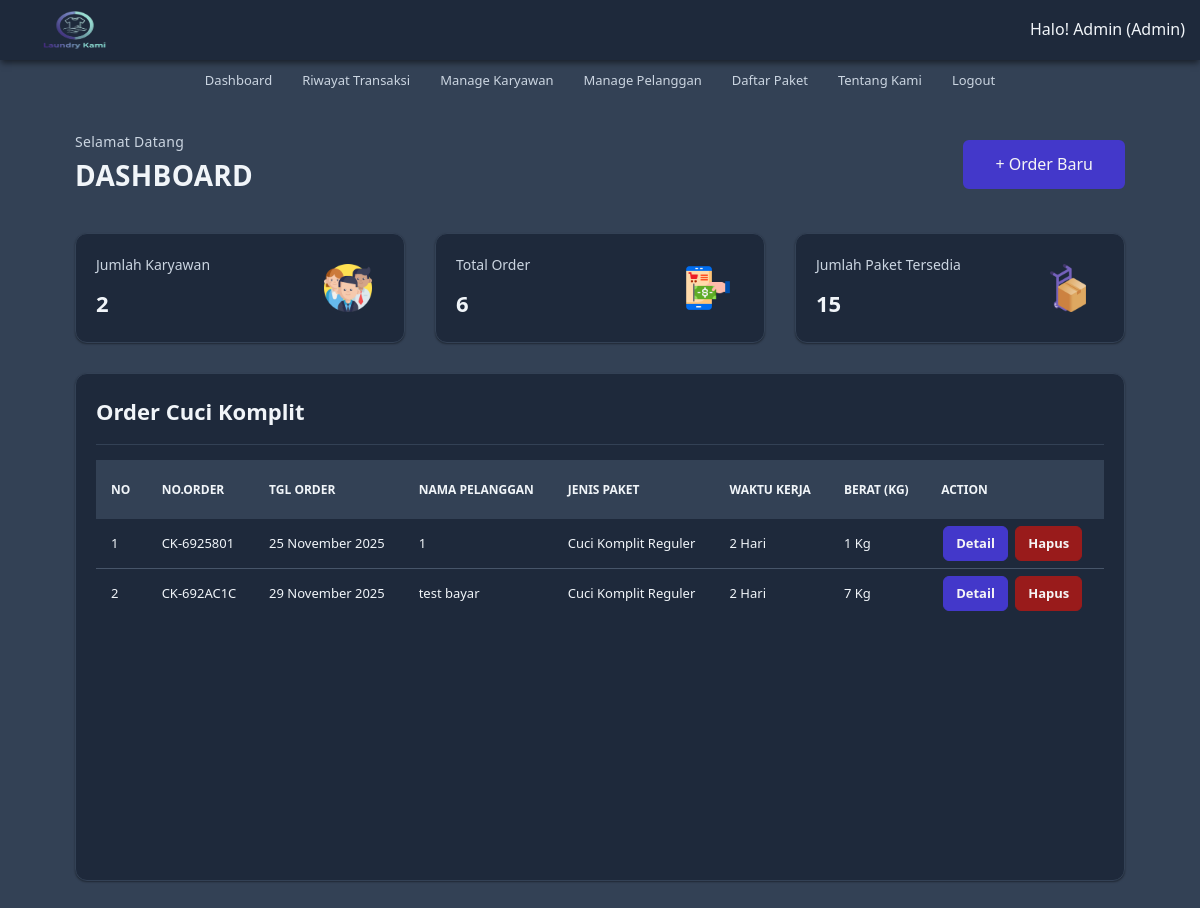
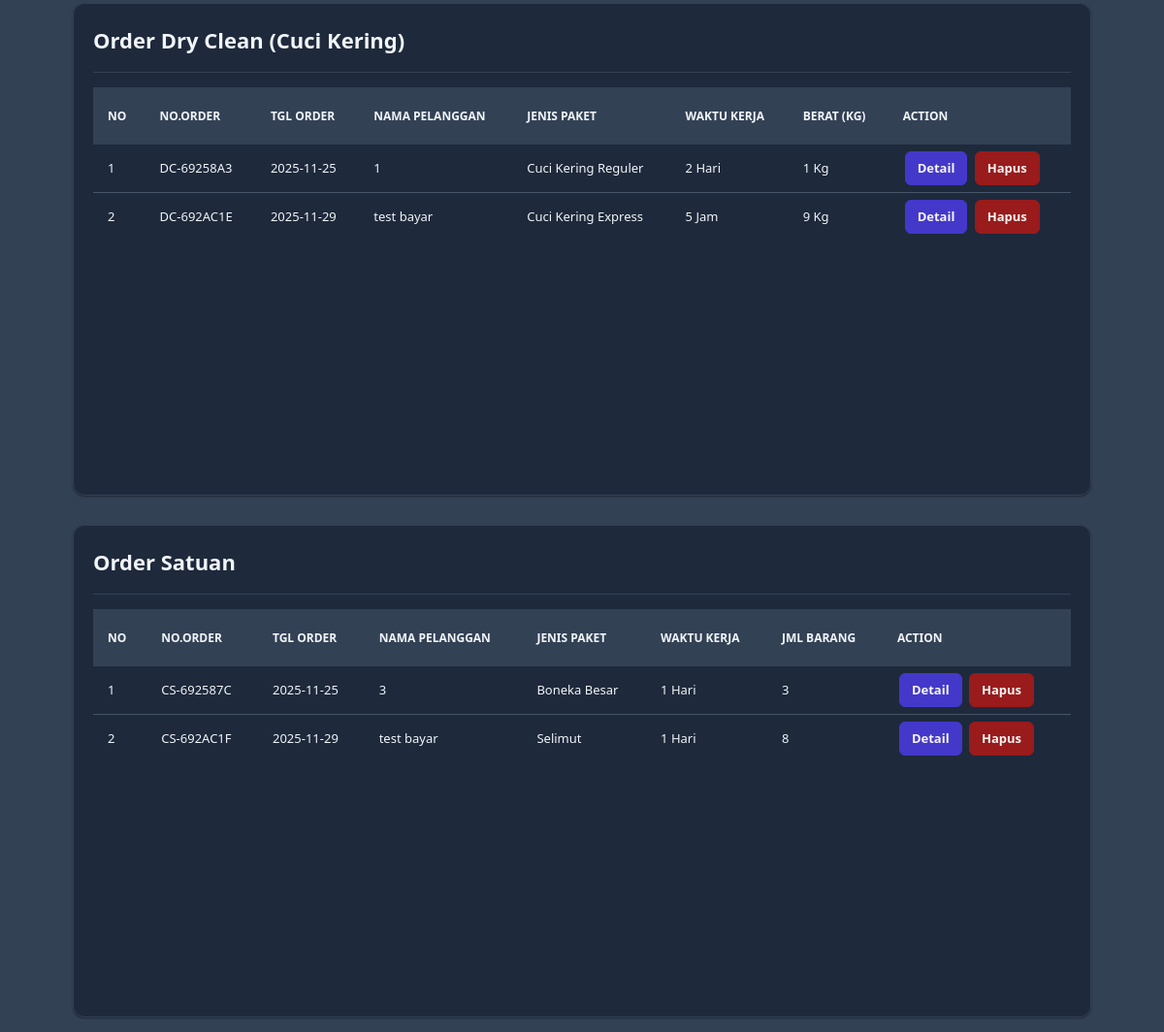
Page /dashboard.php (signed in) on the earlier database version (2 pictures, top to bottom).
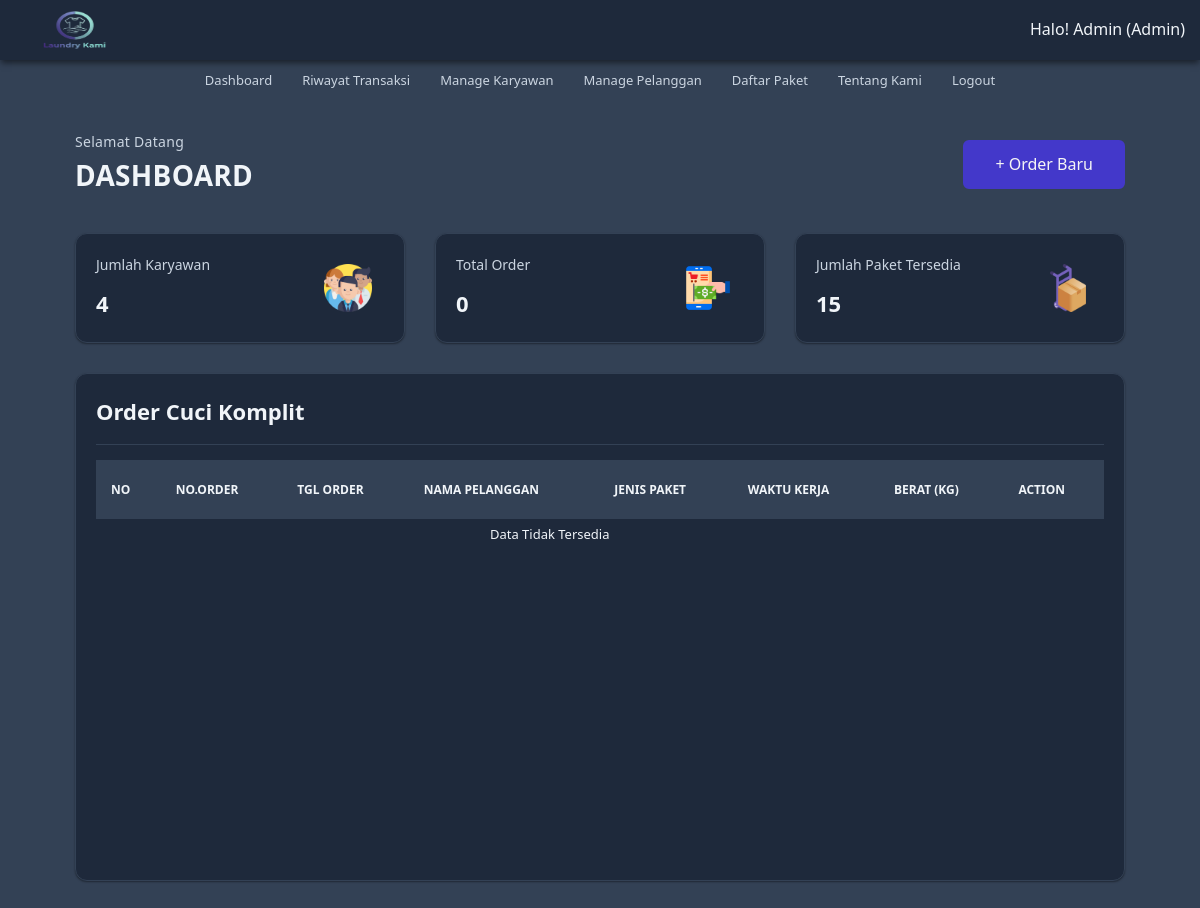
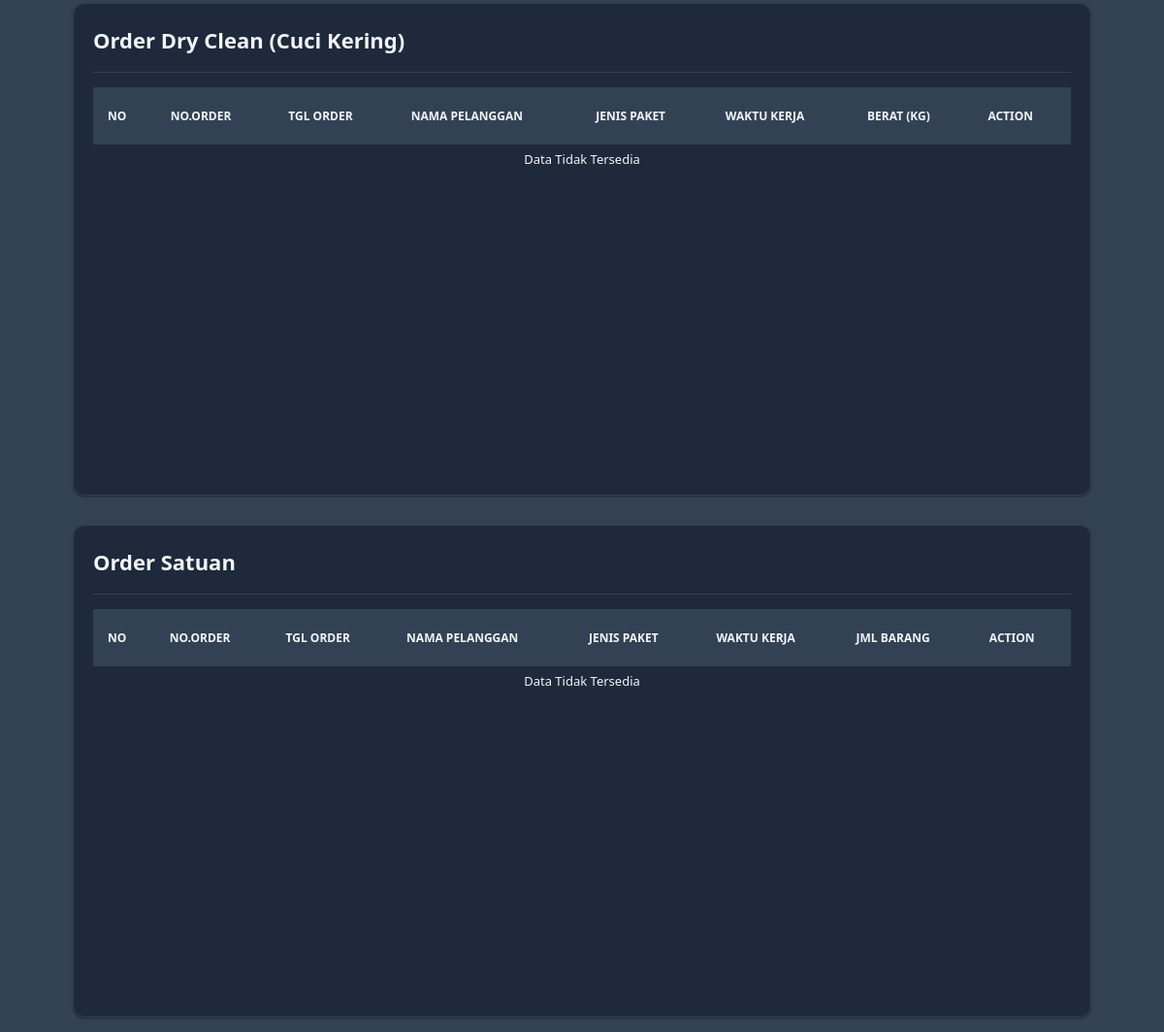
Same page on the later database version (2 pictures, top to bottom).
### tables this page shows
CREATE TABLE `tb_order_ck` (
  `id_order_ck` int(11) NOT NULL AUTO_INCREMENT,
  `id_pelanggan` int(11) DEFAULT NULL,
  `or_ck_number` varchar(10) DEFAULT NULL,
  `nama_pel_ck` varchar(100) NOT NULL,
  `no_telp_ck` char(13) NOT NULL,
  `alamat_ck` text NOT NULL,
  `jenis_paket_ck` varchar(100) NOT NULL,
  `wkt_krj_ck` varchar(30) DEFAULT NULL,
  `berat_qty_ck` int(11) NOT NULL,
  `harga_perkilo` int(11) DEFAULT NULL,
  `tgl_masuk_ck` date NOT NULL,
  `tgl_keluar_ck` date NOT NULL,
  `tot_bayar` double DEFAULT NULL,
  `keterangan_ck` text NOT NULL,
  PRIMARY KEY (`id_order_ck`),
  KEY `idx_pelanggan` (`id_pelanggan`)
);

CREATE TABLE `tb_order_dc` (
  `id_order_dc` int(11) NOT NULL AUTO_INCREMENT,
  `id_pelanggan` int(11) DEFAULT NULL,
  `or_dc_number` varchar(10) NOT NULL,
  `nama_pel_dc` varchar(100) NOT NULL,
  `no_telp_dc` varchar(13) NOT NULL,
  `alamat_dc` text NOT NULL,
  `jenis_paket_dc` varchar(100) NOT NULL,
  `wkt_krj_dc` varchar(30) DEFAULT NULL,
  `berat_qty_dc` int(11) NOT NULL,
  `harga_perkilo` int(11) NOT NULL,
  `tgl_masuk_dc` date NOT NULL,
  `tgl_keluar_dc` date NOT NULL,
  `tot_bayar` double NOT NULL,
  `keterangan_dc` text NOT NULL,
  PRIMARY KEY (`id_order_dc`),
  KEY `idx_pelanggan` (`id_pelanggan`)
);

CREATE TABLE `tb_order_cs` (
  `id_order_cs` int(11) NOT NULL AUTO_INCREMENT,
  `id_pelanggan` int(11) DEFAULT NULL,
  `or_cs_number` varchar(10) NOT NULL,
  `nama_pel_cs` varchar(100) NOT NULL,
  `no_telp_cs` varchar(13) NOT NULL,
  `alamat_cs` text NOT NULL,
  `jenis_paket_cs` varchar(100) NOT NULL,
  `wkt_krj_cs` varchar(30) DEFAULT NULL,
  `jml_pcs` int(11) NOT NULL,
  `harga_perpcs` int(11) NOT NULL,
  `tgl_masuk_cs` date NOT NULL,
  `tgl_keluar_cs` date NOT NULL,
  `tot_bayar` double NOT NULL,
  `keterangan_cs` text NOT NULL,
  PRIMARY KEY (`id_order_cs`),
  KEY `idx_pelanggan` (`id_pelanggan`)
);

### src/_functions.php (called while the page is built, shortened)
<?php
$host = "db";
$user = "user_db";
$pass = "password_db";
$db = "laundry_app";
$koneksi = mysqli_connect($host, $user, $pass, $db);
function url($path = '')
{
    $protocol = (!empty($_SERVER['HTTPS']) && $_SERVER['HTTPS'] !== 'off') ? "https" : "http";
    $host = $_SERVER['HTTP_HOST'];
    $base_url = $protocol . '://' . $host . '/';
    return $base_url . ltrim($path, '/');
}
function query($query)
{
    global $koneksi;
    $result = mysqli_query($koneksi, $query);
    $rows = [];
    while ($row = mysqli_fetch_assoc($result)) {
        $rows[] = $row;
    }
    return $rows;
}
function jmlOrder()
{
    $jml_ck = count(query("SELECT * FROM tb_order_ck"));
    $jml_dc = count(query("SELECT * FROM tb_order_dc"));
    $jml_cs = count(query("SELECT * FROM tb_order_cs"));
    $total_order = $jml_ck + $jml_dc + $jml_cs;
    return $total_order;
}
function jmlPaket()
{
    $jml_pkt_ck = count(query("SELECT * FROM tb_cuci_komplit"));
    $jml_pkt_cs = count(query("SELECT * FROM tb_cuci_satuan"));
    $jml_pkt_dc = count(query("SELECT * FROM tb_dry_clean"));
    $jmlPkt = $jml_pkt_ck + $jml_pkt_cs + $jml_pkt_dc;
    return $jmlPkt;
}
function formatDate($tgl)
{
    $tgl = explode('-', $tgl);
    if ($tgl[1] == '01') {
        $tgl[1] = "Januari";
    } else if ($tgl[1] == '02') {
        $tgl[1] = "Februari";
    } else if ($tgl[1] == '03') {
        $tgl[1] = "Maret";
    } else if ($tgl[1] == '04') {
        $tgl[1] = "April";
    } else if ($tgl[1] == '05') {
        $tgl[1] = "Mei";
    } else if ($tgl[1] == '06') {
        $tgl[1] = "Juni";
    } else if ($tgl[1] == '07') {
        $tgl[1] = "Juli";
    } else if ($tgl[1] == '08') {
        $tgl[1] = "Agustus";
    } else if ($tgl[1] == '09') {
        $tgl[1] = "September";
    } else if ($tgl[1] == '10') {
        $tgl[1] = "Oktober";
    } else if ($tgl[1] == '11') {
        $tgl[1] = "November";
    } else if ($tgl[1] == '12') {
        $tgl[1] = "Desember";
    }
    $tgl = $tgl[2] . ' ' . $tgl[1] . ' ' . $tgl[0];
    return $tgl;
}

### src/daftar_order/daf_or_ck.php (the view)
<div class="col">
   <div class="card">
      <div class="card-title card-flex">
         <div class="card-col">
            <h2>Order Cuci Komplit</h2>
         </div>
      </div>
      <div class="card-body">
         <div class="tabel-kontainer">
            <table class="tabel-transaksi">
               <thead>
                  <tr>
                     <th class="sticky">No</th>
                     <th class="sticky">No.Order</th>
                     <th class="sticky">Tgl Order</th>
                     <th class="sticky">Nama Pelanggan</th>
                     <th class="sticky">Jenis Paket</th>
                     <th class="sticky">Waktu Kerja</th>
                     <th class="sticky">Berat (Kg)</th>
                     <th class="sticky">Action</th>
                  </tr>
               </thead>
               <tbody>
                  <?php
                  $cuci_komplit = query('SELECT * FROM tb_order_ck ORDER BY id_order_ck ASC');
                  if (!empty($cuci_komplit)) : ?>
                     <?php
                     $no_ck = 1;
                     foreach ($cuci_komplit as $ck) : ?>
                        <tr>
                           <td><?= $no_ck++ ?></td>
                           <td><?= $ck['or_ck_number'] ?></td>
                           <td><?= formatDate($ck['tgl_masuk_ck']) ?></td>
                           <td><?= $ck['nama_pel_ck'] ?></td>
                           <td><?= $ck['jenis_paket_ck'] ?></td>
                           <td><?= $ck['wkt_krj_ck'] ?></td>
                           <td><?= $ck['berat_qty_ck'] . ' Kg' ?></td>
                           <td>
                              <a href="<?= url('detail_order/detail_ck/detail_order_ck.php?or_ck_number=') ?><?= $ck['or_ck_number'] ?>" class="btn btn-detail">Detail</a>
                              <a href="<?= url('daftar_order/hapus_ck.php?or_ck_number=') ?><?= $ck['or_ck_number'] ?>" onclick="return confirm('Yakin akan menghapus?');" class="btn btn-hapus">Hapus</a>
                           </td>
                        </tr>
                     <?php endforeach; ?>
                  <?php else : ?>
                     <tr>
                        <td colspan="7" class="txt-center">Data Tidak Tersedia</td>
                     </tr>
                  <?php endif ?>
               </tbody>
            </table>
         </div>
      </div>
   </div>
</div>

### src/dashboard.php (shortened to what the changed rows need)
<?php
require_once __DIR__ . '/_functions.php';
$jml_karyawan = count(query('SELECT * FROM master LIMIT 20 OFFSET 1'));
require_once __DIR__ . '/_header.php';
?>
<div id="main" class="main-content">
    <div class="container">
        <div class="baris">
            <div class="selamat-datang">
                <div class="col-header">
                    <h2 class="judul-md">Dashboard</h2>
                </div>
            </div>
        </div>
        <div class="baris">
            <div class="col col-4">
                <div class="card">
                    <div class="card-body">
                        <div class="card-panel">
                            <div class="panel-header">
                                <p>Jumlah Karyawan</p>
                                <h2><?= $jml_karyawan ?></h2>
                            </div>
                        </div>
                    </div>
                </div>
            </div>
            <div class="col col-4">
                <div class="card">
                    <div class="card-body">
                        <div class="card-panel">
                            <div class="panel-header">
                                <p>Total Order</p>
                                <h2><?= jmlOrder(); ?></h2>
                            </div>
                        </div>
                    </div>
                </div>
            </div>
            <div class="col col-4">
                <div class="card">
                    <div class="card-body">
                        <div class="card-panel">
                            <div class="panel-header">
                                <h2><?= jmlPaket(); ?></h2>
                            </div>
                        </div>
                    </div>
                </div>
            </div>
        </div>
        <div class="baris">
            <?php require_once __DIR__ . '/daftar_order/daf_or_ck.php'; ?>
        </div>
        <div class="baris">
            <?php require_once __DIR__ . '/daftar_order/daf_or_dc.php'; ?>
        </div>
        <div class="baris">
            <?php require_once __DIR__ . '/daftar_order/daf_or_cs.php'; ?>
        </div>
    </div>
</div>

### src/daftar_order/daf_or_dc.php
<div class="col">
   <div class="card">
      <div class="card-title card-flex">
         <div class="card-col">
            <h2>Order Dry Clean (Cuci Kering)</h2>
         </div>
      </div>
      <div class="card-body">
         <div class="tabel-kontainer">
            <table class="tabel-transaksi">
               <thead>
                  <tr>
                     <th class="sticky">No</th>
                     <th class="sticky">No.Order</th>
                     <th class="sticky">Tgl Order</th>
                     <th class="sticky">Nama Pelanggan</th>
                     <th class="sticky">Jenis Paket</th>
                     <th class="sticky">Waktu Kerja</th>
                     <th class="sticky">Berat (Kg)</th>
                     <th class="sticky">Action</th>
                  </tr>
               </thead>
               <tbody>
                  <?php $dry_clean = query('SELECT * FROM tb_order_dc ORDER BY id_order_dc ASC');
                  if (!empty($dry_clean)) : ?>
                     <?php
                     $no_dc = 1;
                     foreach ($dry_clean as $dc) : ?>
                        <tr>
                           <td><?= $no_dc ?></td>
                           <td><?= $dc['or_dc_number'] ?></td>
                           <td><?= $dc['tgl_masuk_dc'] ?></td>
                           <td><?= $dc['nama_pel_dc'] ?></td>
                           <td><?= $dc['jenis_paket_dc'] ?></td>
                           <td><?= $dc['wkt_krj_dc'] ?></td>
                           <td><?= $dc['berat_qty_dc'] . ' Kg' ?></td>
                           <td>
                              <a href="<?= url('detail_order/detail_dc/detail_order_dc.php?or_dc_number=') ?><?= $dc['or_dc_number'] ?>" class="btn btn-detail">Detail</a>
                              <a href="<?= url('daftar_order/hapus_dc.php?or_dc_number=') ?><?= $dc['or_dc_number'] ?>" onclick="return confirm('Yakin akan menghapus?');" class="btn btn-hapus">Hapus</a>
                           </td>
                        </tr>
                        <?php $no_dc++ ?>
                     <?php endforeach ?>
                  <?php else : ?>
                     <tr>
                        <td colspan="8" class="txt-center">Data Tidak Tersedia</td>
                     </tr>
                  <?php endif ?>
               </tbody>
            </table>
         </div>
      </div>
   </div>
</div>

### src/daftar_order/daf_or_cs.php
<div class="col">
   <div class="card">
      <div class="card-title card-flex">
         <div class="card-col">
            <h2>Order Satuan</h2>
         </div>
      </div>
      <div class="card-body">
         <div class="tabel-kontainer">
            <table class="tabel-transaksi">
               <thead>
                  <tr>
                     <th class="sticky">No</th>
                     <th class="sticky">No.Order</th>
                     <th class="sticky">Tgl Order</th>
                     <th class="sticky">Nama Pelanggan</th>
                     <th class="sticky">Jenis Paket</th>
                     <th class="sticky">Waktu Kerja</th>
                     <th class="sticky">Jml Barang</th>
                     <th class="sticky">Action</th>
                  </tr>
               </thead>
               <tbody>
                  <?php
                  $cuci_satuan = query('SELECT * FROM tb_order_cs ORDER BY id_order_cs ASC');
                  if (!empty($cuci_satuan)) : ?>
                     <?php
                     $no_cs = 1;
                     foreach ($cuci_satuan as $cs) : ?>
                        <tr>
                           <td><?= $no_cs ?></td>
                           <td><?= $cs['or_cs_number'] ?></td>
                           <td><?= $cs['tgl_masuk_cs'] ?></td>
                           <td><?= $cs['nama_pel_cs'] ?></td>
                           <td><?= $cs['jenis_paket_cs'] ?></td>
                           <td><?= $cs['wkt_krj_cs'] ?></td>
                           <td><?= $cs['jml_pcs'] ?></td>
                           <td>
                              <a href="<?= url('detail_order/detail_cs/detail_order_cs.php?or_cs_number=') ?><?= $cs['or_cs_number'] ?>" class="btn btn-detail">Detail</a>
                              <a href="<?= url('daftar_order/hapus_cs.php?or_cs_number=') ?><?= $cs['or_cs_number'] ?>" onclick="return confirm('Yakin akan menghapus?');" class="btn btn-hapus">Hapus</a>
                           </td>
                        </tr>
                        <?php $no_cs++ ?>
                     <?php endforeach; ?>
                  <?php else : ?>
                     <tr>
                        <td colspan="8" class="txt-center">Data Tidak Tersedia</td>
                     </tr>
                  <?php endif; ?>
               </tbody>
            </table>
         </div>
      </div>
   </div>
</div>

Differences in the rows shown:
removed tb_order_ck: or_ck_number "CK-6925801", tgl_masuk_ck "25 November 2025", nama_pel_ck "1", jenis_paket_ck "Cuci Komplit Reguler", wkt_krj_ck "2 Hari", berat_qty_ck "1"
removed tb_order_ck: or_ck_number "CK-692AC1C", tgl_masuk_ck "29 November 2025", nama_pel_ck "test bayar", jenis_paket_ck "Cuci Komplit Reguler", wkt_krj_ck "2 Hari", berat_qty_ck "7"
removed tb_order_dc: or_dc_number "DC-69258A3", tgl_masuk_dc "2025-11-25", nama_pel_dc "1", jenis_paket_dc "Cuci Kering Reguler", wkt_krj_dc "2 Hari", berat_qty_dc "1"
removed tb_order_dc: or_dc_number "DC-692AC1E", tgl_masuk_dc "2025-11-29", nama_pel_dc "test bayar", jenis_paket_dc "Cuci Kering Express", wkt_krj_dc "5 Jam", berat_qty_dc "9"
removed tb_order_cs: or_cs_number "CS-692587C", tgl_masuk_cs "2025-11-25", nama_pel_cs "3", jenis_paket_cs "Boneka Besar", wkt_krj_cs "1 Hari", jml_pcs "3"
removed tb_order_cs: or_cs_number "CS-692AC1F", tgl_masuk_cs "2025-11-29", nama_pel_cs "test bayar", jenis_paket_cs "Selimut", wkt_krj_cs "1 Hari", jml_pcs "8"
Other differences:
$jml_karyawan: "2" → "4"
jmlOrder(): "6" → "0"
text now shown: "Data Tidak Tersedia Data Tidak Tersedia Data Tidak Tersedia"
